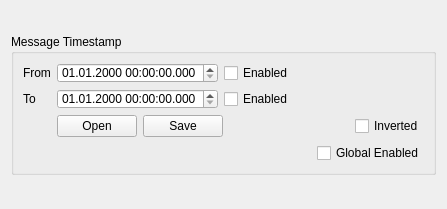
<?xml version="1.0" encoding="UTF-8"?>
<ui version="4.0">
 <class>MsgTimespanFilterWidget</class>
 <widget class="QWidget" name="MsgTimespanFilterWidget">
  <property name="geometry">
   <rect>
    <x>0</x>
    <y>0</y>
    <width>447</width>
    <height>209</height>
   </rect>
  </property>
  <property name="windowTitle">
   <string>Form</string>
  </property>
  <layout class="QVBoxLayout" name="verticalLayout">
   <item>
    <widget class="QGroupBox" name="tmstmpGrb">
     <property name="sizePolicy">
      <sizepolicy hsizetype="Preferred" vsizetype="Fixed">
       <horstretch>0</horstretch>
       <verstretch>0</verstretch>
      </sizepolicy>
     </property>
     <property name="minimumSize">
      <size>
       <width>0</width>
       <height>0</height>
      </size>
     </property>
     <property name="title">
      <string>Message Timestamp</string>
     </property>
     <layout class="QFormLayout" name="formLayout">
      <item row="1" column="0">
       <widget class="QLabel" name="fromLbl">
        <property name="text">
         <string>From</string>
        </property>
       </widget>
      </item>
      <item row="1" column="1">
       <layout class="QHBoxLayout" name="fromHorzL">
        <item>
         <widget class="QDateTimeEdit" name="filterTimeStampFromDateTimeEdit">
          <property name="sizePolicy">
           <sizepolicy hsizetype="Preferred" vsizetype="Fixed">
            <horstretch>0</horstretch>
            <verstretch>0</verstretch>
           </sizepolicy>
          </property>
          <property name="minimumSize">
           <size>
            <width>0</width>
            <height>20</height>
           </size>
          </property>
          <property name="maximumDate">
           <date>
            <year>7999</year>
            <month>12</month>
            <day>31</day>
           </date>
          </property>
          <property name="displayFormat">
           <string>dd.MM.yyyy HH:mm:ss.zzz</string>
          </property>
         </widget>
        </item>
        <item>
         <widget class="QCheckBox" name="enableTimestampFromFilterCheckBox">
          <property name="toolTip">
           <string>Enable the Message Timestamp From Filter</string>
          </property>
          <property name="toolTipDuration">
           <number>10000</number>
          </property>
          <property name="text">
           <string>Enabled</string>
          </property>
         </widget>
        </item>
        <item>
         <spacer name="fromHrzSpcr">
          <property name="orientation">
           <enum>Qt::Horizontal</enum>
          </property>
          <property name="sizeType">
           <enum>QSizePolicy::MinimumExpanding</enum>
          </property>
          <property name="sizeHint" stdset="0">
           <size>
            <width>40</width>
            <height>20</height>
           </size>
          </property>
         </spacer>
        </item>
       </layout>
      </item>
      <item row="5" column="0">
       <widget class="QLabel" name="toLbl">
        <property name="text">
         <string>To</string>
        </property>
       </widget>
      </item>
      <item row="5" column="1">
       <layout class="QHBoxLayout" name="toHorzL">
        <item>
         <widget class="QDateTimeEdit" name="filterTimeStampToDateTimeEdit">
          <property name="sizePolicy">
           <sizepolicy hsizetype="Preferred" vsizetype="Fixed">
            <horstretch>0</horstretch>
            <verstretch>0</verstretch>
           </sizepolicy>
          </property>
          <property name="minimumSize">
           <size>
            <width>0</width>
            <height>20</height>
           </size>
          </property>
          <property name="displayFormat">
           <string>dd.MM.yyyy HH:mm:ss.zzz</string>
          </property>
         </widget>
        </item>
        <item>
         <widget class="QCheckBox" name="enableTimestampToFilterCheckBox">
          <property name="toolTip">
           <string>Enable the Message Timestamp To Filter</string>
          </property>
          <property name="toolTipDuration">
           <number>10000</number>
          </property>
          <property name="text">
           <string>Enabled</string>
          </property>
         </widget>
        </item>
        <item>
         <spacer name="toHorzSpcr">
          <property name="orientation">
           <enum>Qt::Horizontal</enum>
          </property>
          <property name="sizeType">
           <enum>QSizePolicy::MinimumExpanding</enum>
          </property>
          <property name="sizeHint" stdset="0">
           <size>
            <width>40</width>
            <height>20</height>
           </size>
          </property>
         </spacer>
        </item>
       </layout>
      </item>
      <item row="9" column="1">
       <layout class="QHBoxLayout" name="horizontalLayout">
        <item>
         <spacer name="horizontalSpacer">
          <property name="orientation">
           <enum>Qt::Horizontal</enum>
          </property>
          <property name="sizeHint" stdset="0">
           <size>
            <width>40</width>
            <height>20</height>
           </size>
          </property>
         </spacer>
        </item>
        <item>
         <widget class="QCheckBox" name="globalEnableTimestampFilterCheckBox">
          <property name="toolTip">
           <string>Enable the Message Timestamp Filter (the individual Filters still need to be enabled)</string>
          </property>
          <property name="toolTipDuration">
           <number>10000</number>
          </property>
          <property name="text">
           <string>Global Enabled</string>
          </property>
         </widget>
        </item>
       </layout>
      </item>
      <item row="8" column="1">
       <layout class="QHBoxLayout" name="horizontalLayout_2">
        <item>
         <widget class="QPushButton" name="filterTimestampLoadBtn">
          <property name="toolTip">
           <string>Open a Message Timestamp Filter configuration (*.json)</string>
          </property>
          <property name="toolTipDuration">
           <number>10000</number>
          </property>
          <property name="text">
           <string>Open</string>
          </property>
         </widget>
        </item>
        <item>
         <widget class="QPushButton" name="filterTimestampSaveBtn">
          <property name="toolTip">
           <string>Save the current Message Timestamp Filter Configuration (*.json)</string>
          </property>
          <property name="toolTipDuration">
           <number>10000</number>
          </property>
          <property name="text">
           <string>Save</string>
          </property>
         </widget>
        </item>
        <item>
         <spacer name="horizontalSpacer_2">
          <property name="orientation">
           <enum>Qt::Horizontal</enum>
          </property>
          <property name="sizeHint" stdset="0">
           <size>
            <width>40</width>
            <height>20</height>
           </size>
          </property>
         </spacer>
        </item>
        <item>
         <widget class="QCheckBox" name="invertTimestampFilterCheckBox">
          <property name="toolTip">
           <string>Invert the Message Timestamp Filter</string>
          </property>
          <property name="toolTipDuration">
           <number>10000</number>
          </property>
          <property name="text">
           <string>Inverted</string>
          </property>
         </widget>
        </item>
       </layout>
      </item>
     </layout>
    </widget>
   </item>
  </layout>
 </widget>
 <resources/>
 <connections/>
</ui>
